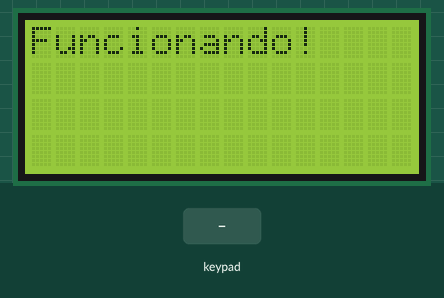
A sketch run on a simulated Arduino Uno, built with avr-gcc and run on an emulated ATmega328P. On the bench: 16×4 character LCD. The test bench sets the inputs (shaded band).

Above: at 1.2 s.
1.3 s: keypad keys 6 7 8 9 # pressed 0.4 s apart
At 3.8 s:
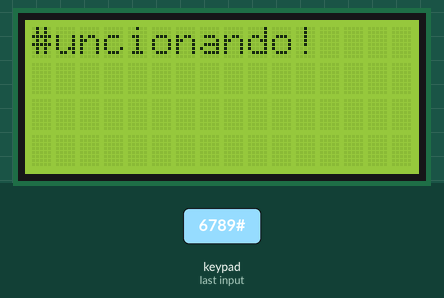
4.8 s: key 'T' pressed
At 5.3 s:
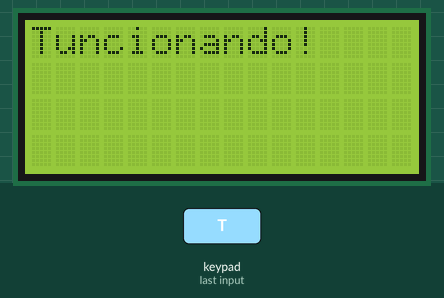
6.3 s: key 'J' pressed
At 7.5 s:
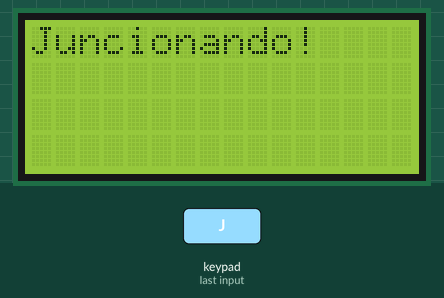
7.8 s: keypad keys 6 7 8 9 * pressed 0.4 s apart
At 10.1 s:
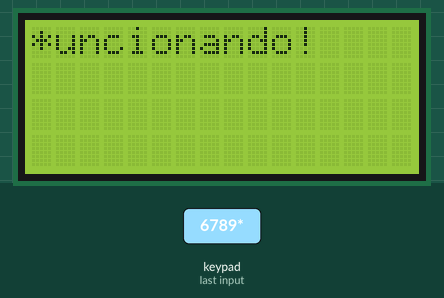
11.3 s: key 'Q' pressed
At 12.5 s:
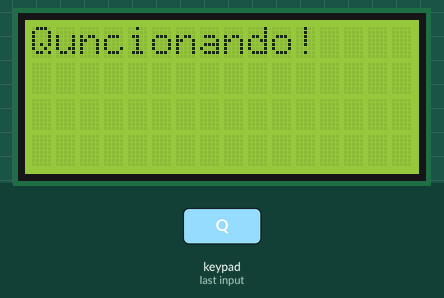
12.8 s: key 'K' pressed
At 14.0 s:
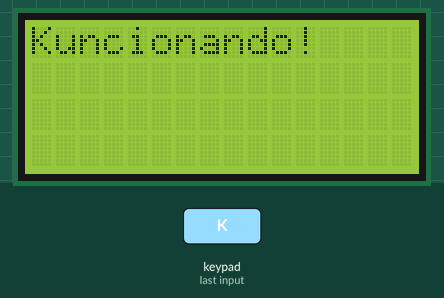
Timing chart, 0 to 15.3 s (numbered marks = the images above; inputs shaded):
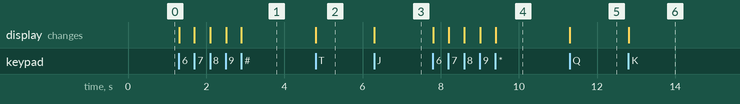

Measured:
- after the input at 1.3 s, the display: first changes at once (image 1 shows a later state)
- after the input at 4.8 s, the display: changes at once (image 2)
- after the input at 6.3 s, the display: changes at once (image 3)
- after the input at 7.8 s, the display: first changes at once (image 4 shows a later state)
- after the input at 11.3 s, the display: changes at once (image 5)
- after the input at 12.8 s, the display: changes at once (image 6)

The sketch:

generador_ondas.ino
```cpp
const int rs = 7, en = 6, d4 = 5, d5 = 4, d6 = 3, d7 = 2;

const int col1 = 10, col2 = 11, col3 = 12, col4 = 13;
const int row1 = A0, row2 = A1, row3 = 8, row4 =  9;

#include <LiquidCrystal.h>
LiquidCrystal lcd(rs, en, d4, d5, d6, d7);

#include <Keypad.h>
#define ROWS 4 //four rows
#define COLS 4 //three columns

char keys[ROWS][COLS] = {
  {'1','2','3','4'},
  {'5','6','7','8'},
  {'9','T','J','Q'},
  {'*','0','#','K'}
};
byte rowPins[ROWS] = {6,7,8,9}; //connect to the row pinouts of the keypad
byte colPins[COLS] = {A2,A3,A4,A5}; //connect to the column pinouts of the keypad

Keypad keypad = Keypad( makeKeymap(keys), rowPins, colPins, ROWS, COLS );

void setup() {
  lcd.begin(16, 4);
  lcd.print("Funcionando!");
}

void loop() {
  char key = keypad.getKey();

  if (key){
    lcd.setCursor(0, 0);
    lcd.print(key);
  }
}
```

simulacion-arduino.ino
```cpp
// #include "Arduino.h"
// #include "pins_arduino.h"
// #include <Wire.h>
// #include "datos.h"
// #include "pulsador_con_rebote.h"
// #include "valor_simulacion.h"

// int indice_actual = 0;
// unsigned long micros_ultimo_dato_mostrado = 0;
// unsigned long milisegundos_desde_se_mostro_datos = 0;

// #include <Adafruit_MCP4725.h>
// Adafruit_MCP4725 dac;

// #include <LiquidCrystal.h>
// LiquidCrystal lcd(7, 6, 5, 4, 3, 2);

// ValorSimulacion bpm(FRECUENCIA_CARDIACA_NORMAL, FRECUENCIA_CARDIACA_MINIMA, FRECUENCIA_CARDIACA_MAXIMA, 0, 1);
// ValorSimulacion presion_minima(80, PRESION_DISTOLICA_MINIMA, PRESION_DISTOLICA_MAXIMA, 9, 8);
// ValorSimulacion presion_maxima(120, PRESION_SISTOLICA_MINIMA, PRESION_SISTOLICA_MAXIMA, 11, 10);
// unsigned long tiempo_cambio_datos  = DISTANCIA_ENTRE_DATOS_MICROS;
// double ultimo_valor_bpm = FRECUENCIA_CARDIACA_NORMAL;

// void setup() {
//   dac.begin(0x60);

//   lcd.begin(16, 2);

//   bpm.setup();
//   presion_minima.setup();
//   presion_maxima.setup();
// }

// void loop() {
//   if (ultimo_valor_bpm != bpm.obtener_valor()) {
//     tiempo_cambio_datos = (FRECUENCIA_CARDIACA_NORMAL / (double)bpm.obtener_valor() ) * DISTANCIA_ENTRE_DATOS_MICROS;
//     ultimo_valor_bpm = bpm.obtener_valor();
//   }

//   if ((micros() - micros_ultimo_dato_mostrado) > tiempo_cambio_datos) {
//     generar_onda_presion();
//     micros_ultimo_dato_mostrado = micros();
//   }

//   if ((millis() - milisegundos_desde_se_mostro_datos) > 50) {
//     mostrar_frecuencia_cardiaca();
//     milisegundos_desde_se_mostro_datos = millis();
//   }

//   bpm.loop();
//   presion_minima.loop();
//   presion_maxima.loop();
// }

// void generar_onda_presion() {
//   auto valor_tabla_actual = valores_presion_base[indice_actual];
//   auto valor_presion = (presion_maxima.obtener_valor() - presion_minima.obtener_valor()) * valor_tabla_actual + presion_minima.obtener_valor();
//   auto valor_presion_normalizada = valor_presion / PRESION_MONITOR_MAXIMA;

//   dac.setVoltage( valor_presion_normalizada * 4095, false);

//   indice_actual++;
//   if (indice_actual > numero_pasos - 1) {
//     indice_actual = 0;
//   }
// }

// void mostrar_frecuencia_cardiaca() {
//   auto const cadena_vacia = "    "; // Limpia el resto de la pantalla, evita errores de visualizacion
//   lcd.clear();
//   lcd.setCursor(0, 0);
//   lcd.print("BPM:" + String(bpm.obtener_valor()) + cadena_vacia);
//   // lcd.print(String(micros_ultimo_dato_mostrado));
//   // lcd.print(String(micros() - micros_ultimo_dato_mostrado)+ "<->" + String(tiempo_cambio_datos));
//   lcd.setCursor(0, 1);
//   lcd.print("MIN:" + String(presion_minima.obtener_valor()) + " MAX:" + String(presion_maxima.obtener_valor()) + cadena_vacia);
//   // lcd.print("BPM:" + String(bpm.obtener_valor()));
// }
```
